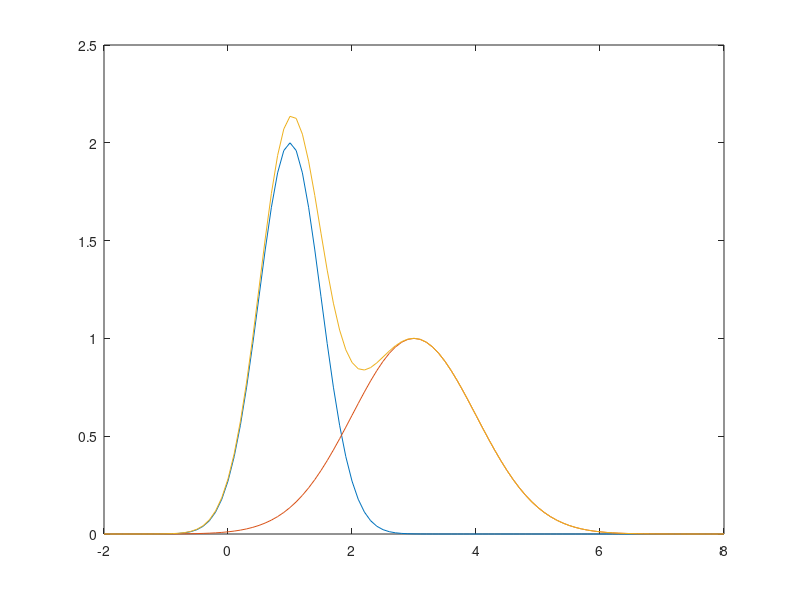

Reproduce this figure in MATLAB.
% SPdeS
% Demonstrate that a bimodal distribution can have different widths depending on
% how the peaks are chosen.

v=-2:0.1:8;
sig1=0.5;
v1=1;
sig2=1;
v2=3;
g1=2*exp(-(v-v1).^2/(2*sig1.^2));
g2=1*exp(-(v-v2).^2/(2*sig2.^2));
plot(v,g1,v,g2,v,g1+g2)

[gmin,timin]=min(g1(v>v1 & v<v2)+g2(v>v1 & v<v2)); % local min.
imin=timin+find(v==v1);

% first peak, left of local min
ii=v<v(imin);
[g1max,i1max]=max(ii.*g1+g2);
v1peak=v(i1max);
width1 =sqrt(sum(((v(ii)-v1peak).^2).*(g1(ii)+g2(ii)))/sum(g1(ii)+g2(ii)));
% compare to sig1

% second peak, right of local min
ii=v>v(imin);
[g2max,i2max]=max(ii.*g1+g2);
v2peak=v(i2max);
width2 =sqrt(sum(((v(ii)-v2peak).^2).*(g1(ii)+g2(ii)))/sum(g1(ii)+g2(ii)));
% compare to sig2

v12=sum(v.*(g1+g2))/sum(g1+g2);
width12=sqrt(sum((v.^2).*(g1+g2))/sum(g1+g2)-v12^2);